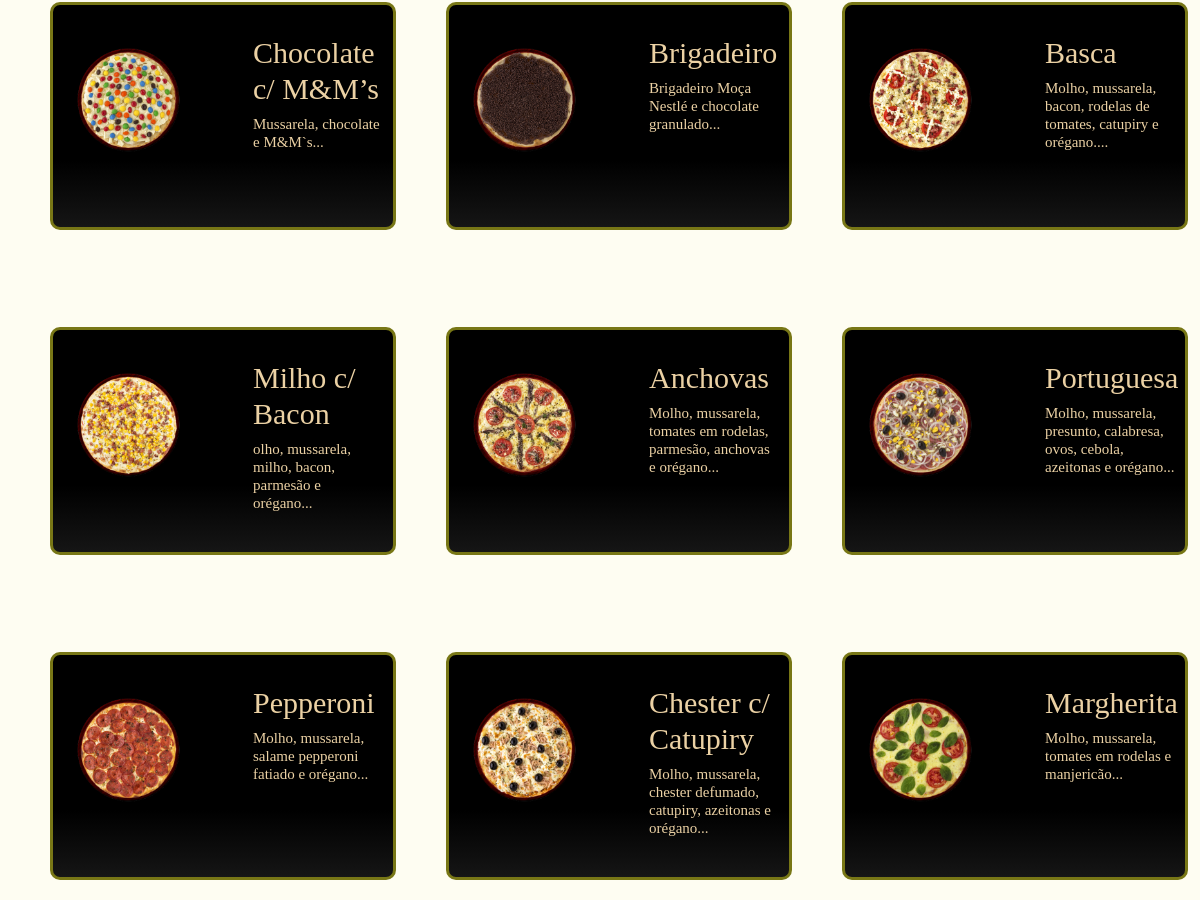
Before: / (middle part) with the older database file.
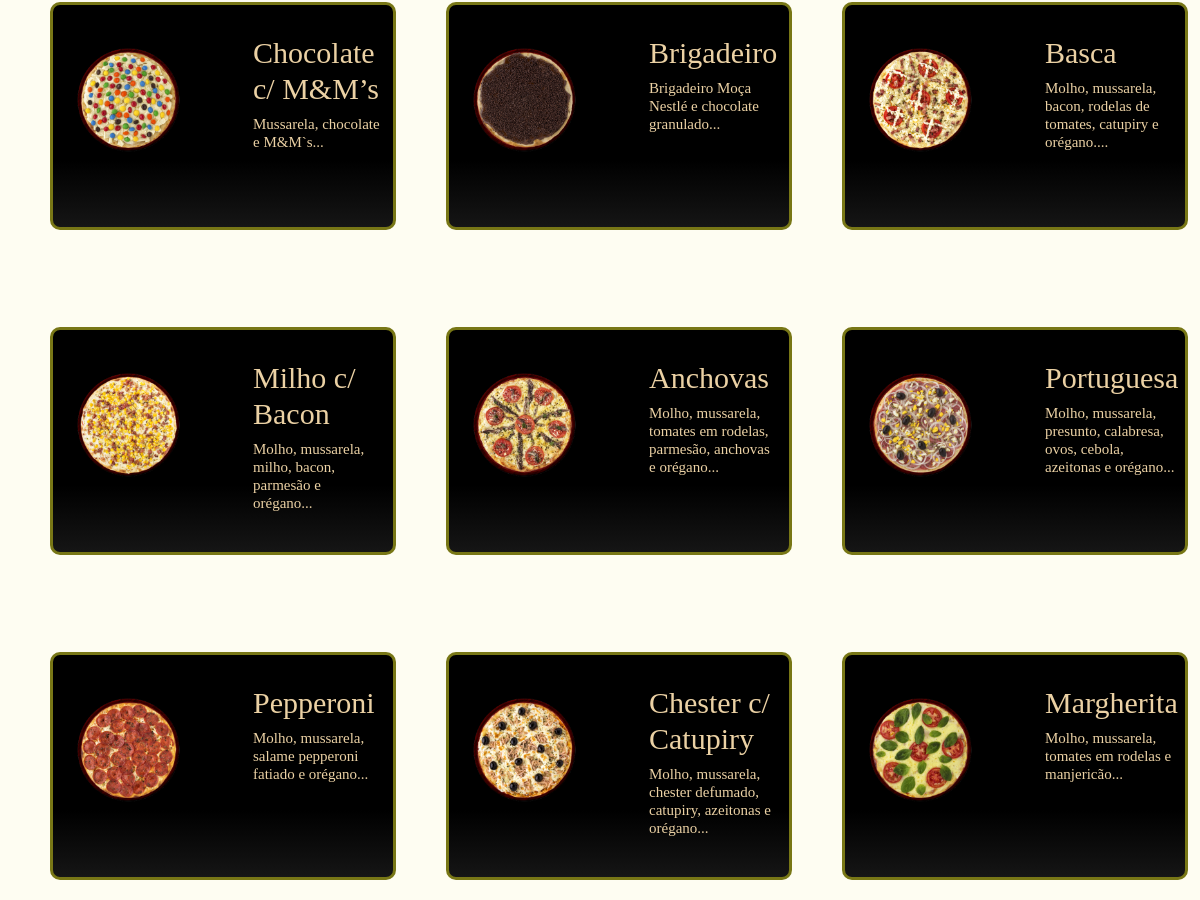
After: the same page with the newer database file.
### tables this page shows
CREATE TABLE `pizza` (
  `id` int NOT NULL AUTO_INCREMENT,
  `sabor` varchar(65) NOT NULL,
  `preco` float NOT NULL,
  `imagem` varchar(200) DEFAULT NULL,
  `descricao` varchar(145) NOT NULL,
  `categoria` char(1) NOT NULL,
  PRIMARY KEY (`id`)
);

### classes/Conexao.php (called while the page is built, shortened)
<?php
class Conexao
{
	private $host;
	private $user;
	private $password;
	public function __construct() {
		$this->host = 'mysql:host=localhost;dbname=pizzaria_sparta';
		$this->user = 'root';
		$this->password = 'JuanPablo';
	}
    public function conectar() {
    	try {
			$conn = new PDO(
							$this->host,
							$this->user,
							$this->password
						);
			return $conn;
		} catch (PDOException $e) {
			echo 'Erro na conexao. Erro reportado: ' . $e->getMessage();
			exit;
		}
    }
}

### classes/PizzaDAO.php (called while the page is built, shortened)
<?php
require_once 'Model.php';
class PizzaDAO extends Model
{
    public function __construct()
    {
        $this->tabela = 'pizza';
        $this->class  = 'Pizza';
    }
    public function listarDemonstrativo()
    {
    	$sql = "SELECT * FROM {$this->tabela} order by rand() limit 12";
    	$stmt = $this->db->prepare($sql);
    	$stmt->setFetchMode(PDO::FETCH_CLASS, $this->class);
    	$stmt->execute();
    	return $stmt->fetchAll();
    }
}

### classes/Model.php (called while the page is built, shortened)
<?php
require 'Conexao.php';
class Model
{
	public function __construct()
	{
		$conexao = new Conexao();
		$this->db = $conexao->conectar();
	}
}

### classes/Pizza.php (called while the page is built, shortened)
<?php
class Pizza
{
	private $sabor;
	private $imagem;
	private $descricao;
    public function getSabor()
    {
        return $this->sabor;
    }
    public function getImagem()
    {
        return $this->imagem;
    }
    public function getDescricao()
    {
        return $this->descricao;
    }
}

### index.php (the view, shortened to what this page needs)
<?php include './layout/header.php'; ?>
<?php include './layout/menu.php'; ?>
<?php
require 'classes/Pizza.php';
require 'classes/PizzaDAO.php';
$pizzaDAO = new PizzaDAO();
$pizzas = $pizzaDAO->listarDemonstrativo();
?>
				<div class="menu-index">
			<br><br>
			<div class="meio-index">
				<div class="meio-index2">
					<?php foreach($pizzas as $pizza){ ?>
  					<div class=" pizza ">
  						<a href="pedido.php" style="text-decoration:none;">
						<form class="forma-pizza">
						    <img class="imagem2" src="<?= $pizza->getImagem() ?>">
						      	<h3 class="pizzatexto"><?= $pizza->getSabor() ?></h3>
						      	<h5 class="pizzatexto"><?= $pizza->getDescricao() ?></h5>
						</form>
						</a>
					</div>
					<?php } ?>
			</div>
<?php include './layout/footer.php'; ?>

### layout/header.php (shortened to what this page needs)
<!DOCTYPE html>
<head lang="pt-br">
	<link rel="stylesheet" type="text/css" href="assets/css/bootstrap.min.css">
	<link rel="stylesheet" type="text/css" href="https://cdnjs.cloudflare.com/ajax/libs/font-awesome/5.13.0/css/all.min.css">
	<link rel="stylesheet" type="text/css" href="assets/css/estilo.css">
</head>

### layout/menu.php (shortened to what this page needs)
<body class="">
  <div class="principal ">

### layout/footer.php (shortened to what this page needs)
</body>
</html>

### assets/css/estilo.css (style rules this page uses)
body { background-color: #fefdf2; font-family: "Avant Garde","Avantgarde","Century Gothic","CenturyGothic","AppleGothic","sans-serif"; }
.principal { background-color: black; color:#ebd1a4; width: 100%; padding: 0px; }
.pizzatexto { padding-left:0px; }
.imagem2 { width: 150px; height: 130px; float:left; margin: 0px; }
.pizza { width: 33%; height: 25%; float: left; padding-left: 50px; font-size:15px; text-decoration:none; }
.pizza h3 { padding-left: 200px; font-size: 200%; }
.pizza h5 { padding-left: 200px; font-size: 100%; }
.meio-index { width:100%; height:1400px; padding-bottom: 50px; }
.meio-index2 { width:100%; height:100%; padding-top: 50px; }
.forma-pizza { width:100%; height:70%; border: 1px solid #787716; color:#ebd1a4; background-repeat: no-repeat, repeat; border: 3px solid #787716; border-radius: 10px; padding-top: 30px; padding-right: 10px; }
.menu-index { width:100%; height:130px; background-color: black; }

Changed rows visible on the page:
changed pizza "Milho c/ Bacon": descricao "olho, mussarela, milho, bacon, parmesão e orégano..." → "Molho, mussarela, milho, bacon, parmesão e orégano..."
